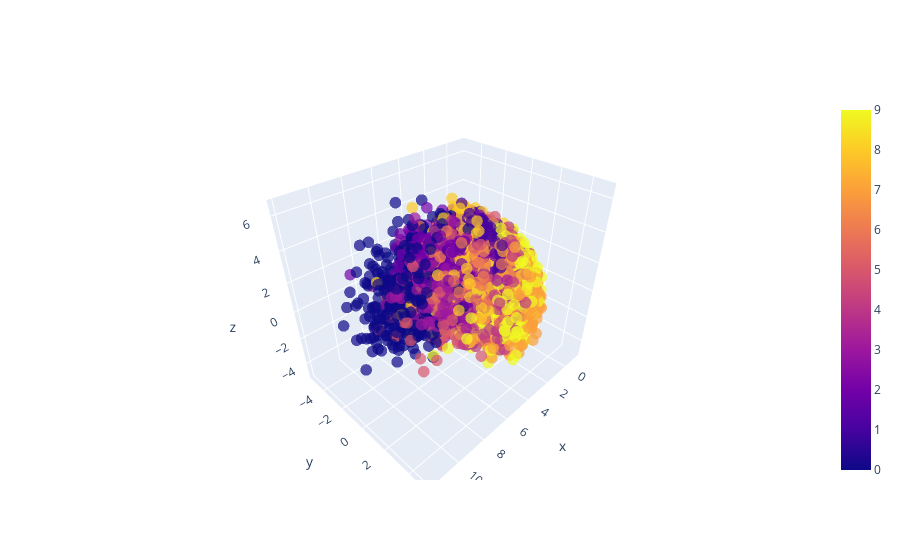

The notebook cell this image was saved under:
### Code cell
# Like we did before... Almost the whole PCA method is the next 3 lines! 
mnist_cov = np.cov(X2.T)
lambdas, vs = sorted_eig(np.array(mnist_cov))
W = vs[:,0:3]       # Grab the 3 most significant dimensions

# Plotting all 70,000 data points is going to be too dense too look at. 
# Instead let's grab a random sample of 5,000 points
n_plot = 5000
indices = sample(list(range(X2.shape[0])), n_plot)
proj_mnist = np.array(X2[indices] @ W, dtype=np.float32)  # Last step of PCA: project 

fig = go.Figure(data=[go.Scatter3d(x=proj_mnist[:,0], y=proj_mnist[:,1], z=proj_mnist[:,2],
                mode='markers', marker=dict(size=4, opacity=0.7, color=Y2[indices], 
                showscale=True), text=['digit='+str(j) for j in Y2[indices]] )])
fig.show()

### Figure 1 — Plotly figure (JSON) as saved in the notebook; plotly's stock layout.template omitted (floating-point values rounded to 4 significant figures; data arrays with more than 128 entries replaced by an {"elided": "..."} marker saying what was removed)
{"data": [{"marker": {"color": {"elided": "5000 int values"}, "opacity": 0.7, "showscale": true, "size": 4}, "mode": "markers", "text": {"elided": "5000 str values"}, "type": "scatter3d", "x": {"elided": "5000 float values"}, "y": {"elided": "5000 float values"}, "z": {"elided": "5000 float values"}}], "layout": {}}
